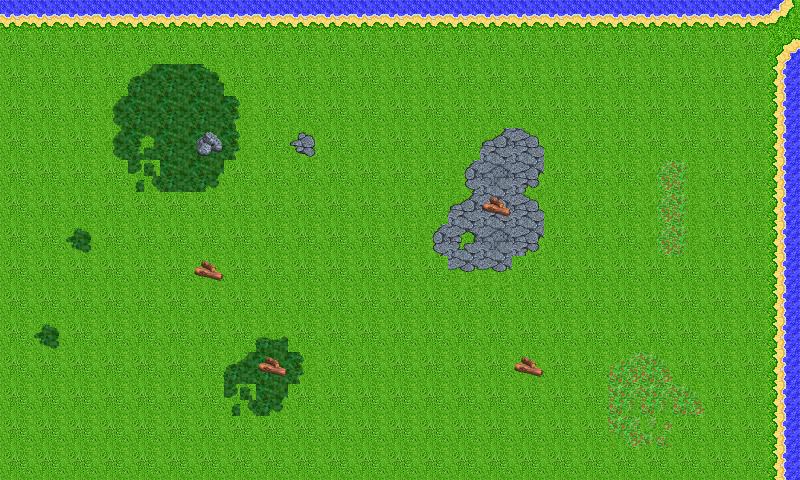

Below is a game level as drawn by its tile map, then a one-line description and the .tmx that defines it (tile-layer data replaced by summaries):
An orthogonal 25x15 tile map with 32x32 px tiles, 1 tile layer (Tile Layer 1).

<map version="1.0" orientation="orthogonal" width="25" height="15" tilewidth="32" tileheight="32">
 <tileset firstgid="1" name="Tiles" tilewidth="32" tileheight="32" spacing="1">
  <image source="palette.png" width="165" height="1060" />
 </tileset>
 <layer name="Tile Layer 1" width="25" height="15">
  <data>[375 cells, 375 non-empty, 34 distinct tile ids]</data>
 </layer>
</map>